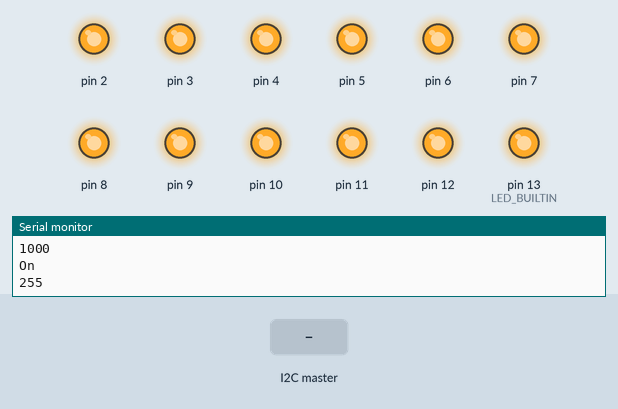
This sketch was run on a simulated Arduino Uno, built with avr-gcc and run on an emulated ATmega328P. On the bench: output pins drawn as LEDs (lit = HIGH), the last lines printed to the serial monitor. Inputs (shaded band) come from the test bench. Pins used as bus, display or sensor lines are not drawn.

Above: at 0.1 s.
At 1.2 s:
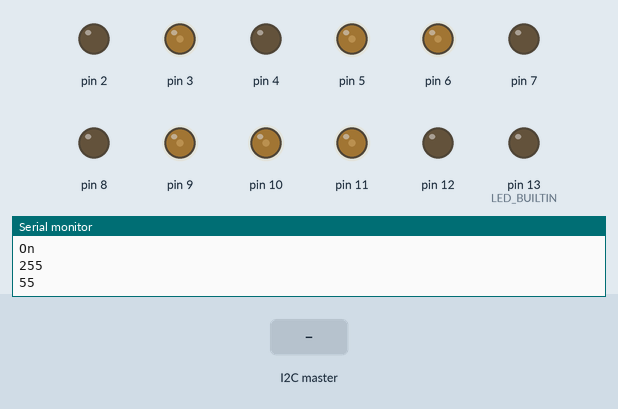
1.3 s: the I2C master sends the byte 1
At 2.8 s:
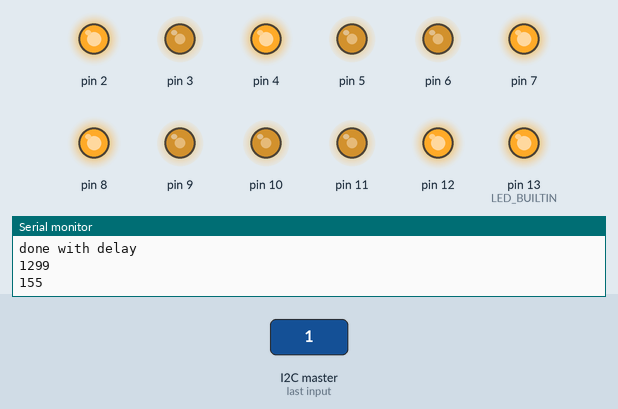
Timing chart, 0 to 13.3 s (numbered marks = the images above; inputs shaded):
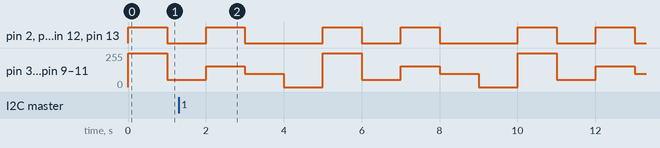

The sketch:

orb_minimum_pulse_2.ino
```cpp
#include <Wire.h>

typedef enum {
  STATE_INIT,
  STATE_ASCENDING,
  STATE_HOLD_HIGH,
  STATE_DESCENDING,
  STATE_HOLD_LOW,
} STATE;

typedef struct {
  /* data */
  unsigned int lowIntensity;
  unsigned int highIntensity;
  unsigned int ascendingMillis;
  unsigned int holdHighMillis;
  unsigned int descendingMillis;
  unsigned int holdLowMillis;
} STRUCT_PROGRAM;

int i = 0;
unsigned long previousMillis = 0;
unsigned long nextMillis = 0;
int ledState = LOW;
int intensity;
unsigned long lastLogMillis = 0;

STATE currentState = STATE_INIT;
STRUCT_PROGRAM params = {5, 220, 2000, 4000, 2000, 1000};
#define I2C_SLAVE_ADDRESS 11

// the setup function runs once when you press reset or power the board
void setup() {
  Wire.begin(I2C_SLAVE_ADDRESS);
  Wire.onReceive(receiveEvents);

  Serial.println("-------------------------------------I am Slave1");
//  Wire.begin(0x20);
//  Wire.onReceive(receiveEvents);

  // initialize digital pin LED_BUILTIN as an output.
  pinMode(LED_BUILTIN, OUTPUT);
  pinMode(PIN1, OUTPUT);
  pinMode(PIN2, OUTPUT);
  pinMode(PIN3, OUTPUT);
  pinMode(PIN5, OUTPUT);

  for (int pin = 0; pin <= 13; pin++) {
    pinMode(pin, OUTPUT);
  }
  currentState = STATE_ASCENDING;
  previousMillis = millis();
  nextMillis = previousMillis + params.ascendingMillis;
  intensity = params.lowIntensity;

  Serial.begin(115200);
  lastLogMillis = millis();
  Serial.println("Starting output...");
  Serial.println(params.lowIntensity);
  Serial.println(params.highIntensity);
  Serial.println(params.ascendingMillis);
  Serial.println(params.holdHighMillis);
  Serial.println(params.descendingMillis);
  Serial.println(params.holdLowMillis);
}

int n = 0;
int alt_n = -1;

void receiveEvents(int numBytes) {
  Serial.println(F("---> recieved events"));
  Serial.println(millis());
  int offset = Wire.read();
  Serial.print(numBytes);
  Serial.println(F("bytes received"));
  Serial.print(F("received offset: "));
  Serial.println(offset);
  Serial.print(F("received value: "));
  alt_n = Wire.read();
  Serial.println(alt_n);
  Serial.println("done with delay");
  Serial.println(millis());
}

// void requestByte() {
//   Serial.println("Requesting a byte");
//   int offset = Wire.requestFrom();
//   Serial.println(offset);
//   Serial.println("Done reuesting a byte");
// }

void set_pins(int intensity) {
  Serial.println(intensity);
  for (int pin = 0; pin <=13; pin++) {
    analogWrite(pin, intensity);
  }
}

void loop() {
  Serial.println("On");
  int squid = 0;

  squid = 255;
  set_pins(squid);
  delay(1000);
  squid = 55;
  set_pins(squid);
  delay(1000);
  squid = 155;
  set_pins(squid);
  delay(1000);
  squid = 100;
  set_pins(squid);
  delay(1000);
  squid = 0;
  set_pins(squid);
  delay(1000);
}

// the loop function runs over and over again forever
void loop2() {
  unsigned long currentMillis = millis();

  // Serial.println('Writing 42');
  // Wire.beginTransmission();
  // Wire.write(42);
  // Wire.endTransmission();
  // Serial.println('Writing 42 done');
  if ((0 <= alt_n) && (alt_n < 255)) {
    Serial.println('oogabooga');
    intensity = alt_n;
    intensity = constrain(intensity, params.lowIntensity, params.highIntensity);
    analogWrite(PIN2, intensity);
  } else
  if (currentState == STATE_ASCENDING) {
    unsigned long diff = currentMillis - previousMillis;
    intensity = params.lowIntensity +  (params.highIntensity - params.lowIntensity) * diff / (nextMillis - previousMillis);

    // Change state?
    if (currentMillis > nextMillis) {
      Serial.println("Change state to STATE_HOLD_HIGH");
      previousMillis = currentMillis;
      nextMillis = currentMillis + params.holdHighMillis;
      currentState = STATE_HOLD_HIGH;
      intensity = params.highIntensity;
      ledState = (ledState == LOW) ? HIGH : LOW;
      digitalWrite(LED_BUILTIN, ledState);
    }

    intensity = constrain(intensity, params.lowIntensity, params.highIntensity);
    Serial.print("Writing intensity: ");
    Serial.println(intensity);
    analogWrite(PIN2, intensity);
  } else if (currentState == STATE_HOLD_HIGH) {
    // do nothing in hold high, just hold
    intensity = params.highIntensity;

    // Change state?
    if (currentMillis > nextMillis) {
      Serial.println("Change state to STATE_DESCENDING");
      previousMillis = currentMillis;
      nextMillis = currentMillis + params.descendingMillis;
      currentState = STATE_DESCENDING;
      ledState = (ledState == LOW) ? HIGH : LOW;
      digitalWrite(LED_BUILTIN, ledState);
    }
  } else if (currentState == STATE_DESCENDING) {
    unsigned long diff = currentMillis - previousMillis;
    intensity = params.highIntensity - (params.highIntensity - params.lowIntensity) * diff / (nextMillis - previousMillis);

    // Change state?
    if (currentMillis > nextMillis) {
      Serial.println("Change state to STATE_HOLD_LOW");
      previousMillis = currentMillis;
      nextMillis = currentMillis + params.holdLowMillis;
      Serial.println("Hold low millis");
      Serial.println(params.holdLowMillis);
      currentState = STATE_HOLD_LOW;
      intensity = params.lowIntensity;
      ledState = (ledState == LOW) ? HIGH : LOW;
      digitalWrite(LED_BUILTIN, ledState);
    }

    intensity = constrain(intensity, params.lowIntensity, params.highIntensity);
    analogWrite(PIN2, intensity);
  } else if (currentState == STATE_HOLD_LOW) {
    // do nothing in hold low, just hold
    intensity = params.lowIntensity;

    // Change state?
    if (currentMillis > nextMillis) {
      Serial.println("Change state to STATE_ASCENDING");
      previousMillis = currentMillis;
      nextMillis = currentMillis + params.ascendingMillis;
      currentState = STATE_ASCENDING;
      ledState = (ledState == LOW) ? HIGH : LOW;
      digitalWrite(LED_BUILTIN, ledState);
    }
  }

  // maunalRequest();

  if (true && (currentMillis > lastLogMillis + 250)) {
    Serial.println("Heatbeat: state, intensity, time to next (secs), time to next (millis), current millis");
    Serial.print(currentState);
    Serial.print(", ");
    Serial.print(intensity);
    Serial.print(", ");
    Serial.print((nextMillis - currentMillis) / 1000);
    Serial.print(", ");
    Serial.print(nextMillis - currentMillis);
    Serial.println();
    lastLogMillis = currentMillis;
  }
}

void manualRequest() {
  Serial.println("About to request from i2c");
  Wire.requestFrom(0x30, 2);
  Serial.println("Requested from i2c");
  while (Wire.available()) {
    Serial.println("About to read");
    int c = (int)Wire.read();
    Serial.println("Just read");
    Serial.println(c);
  }
  Serial.println("Done requesting from i2c");
}
```

Measured:
- by itself, pin 2, pin 4, pin 7, pin 8, pin 12, pin 13 (LED_BUILTIN): repeats every 5.0 s: LOW 2.0 s, HIGH 1.0 s, LOW 1.0 s, HIGH 1.0 s
- by itself, pin 3, pin 5, pin 6, pin 9–11: repeats every 5.0 s: 100/255 1.0 s, 0/255 1.0 s, 255/255 1.0 s, 55/255 1.0 s, 155/255 1.0 s
